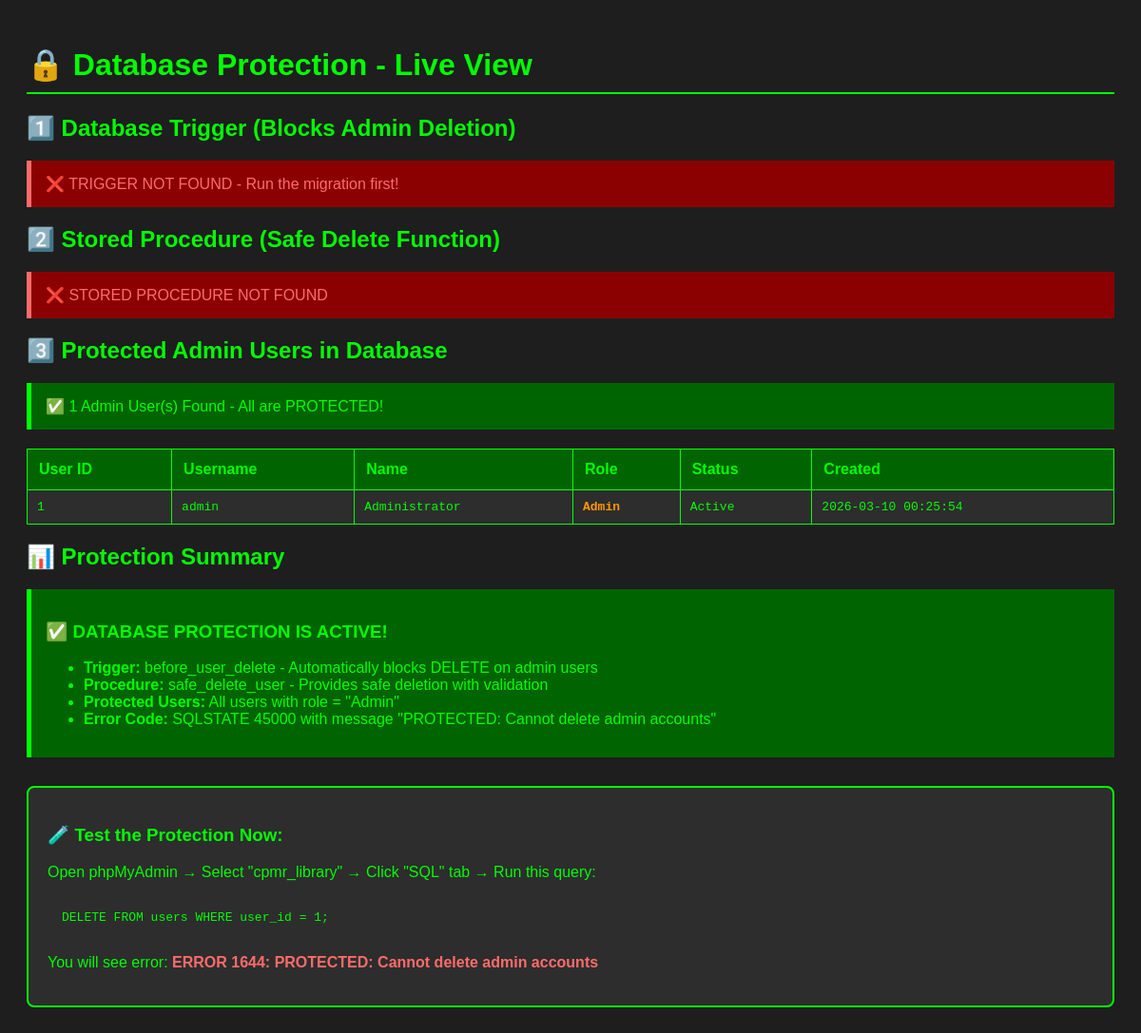
The app's page /scripts/show_protection.php with its own data.
### tables this page shows
CREATE TABLE users (
    user_id INT PRIMARY KEY AUTO_INCREMENT,
    username VARCHAR(50) UNIQUE NOT NULL,
    password_hash VARCHAR(255) NOT NULL,
    name VARCHAR(100) NOT NULL,
    email VARCHAR(100) UNIQUE NOT NULL,
    role ENUM('Admin', 'Librarian', 'Staff', 'Student', 'Other') DEFAULT 'Staff',
    status ENUM('Active', 'Inactive', 'Suspended') DEFAULT 'Active',
    last_login DATETIME,
    phone VARCHAR(20),
    institution VARCHAR(255),
    department VARCHAR(255),
    program VARCHAR(255),
    id_number VARCHAR(50),
    id_type VARCHAR(50),
    security_question VARCHAR(255),
    security_answer VARCHAR(255),
    reset_token VARCHAR(255) DEFAULT NULL,
    reset_token_expiry DATETIME DEFAULT NULL,
    profile_picture VARCHAR(255),
    created_at TIMESTAMP DEFAULT CURRENT_TIMESTAMP,
    updated_at TIMESTAMP DEFAULT CURRENT_TIMESTAMP ON UPDATE CURRENT_TIMESTAMP
);

### scripts/show_protection.php (the view, shortened to what this page needs)
<!DOCTYPE html>
<html lang="en">
<head>
</head>
<body>
    <h1>🔒 Database Protection - Live View</h1>
    <?php
    $host = 'localhost';
    $dbname = 'cpmr_library';
    $username = 'root';
    $password = '';
    try {
        $pdo = new PDO("mysql:host=$host;dbname=$dbname", $username, $password);
        $pdo->setAttribute(PDO::ATTR_ERRMODE, PDO::ERRMODE_EXCEPTION);
        echo '<h2>1️⃣ Database Trigger (Blocks Admin Deletion)</h2>';
        $trigger = $pdo->query("
            SELECT
                TRIGGER_NAME,
                EVENT_MANIPULATION,
                EVENT_OBJECT_TABLE,
                ACTION_TIMING,
                ACTION_STATEMENT
            FROM information_schema.TRIGGERS
            WHERE TRIGGER_SCHEMA = 'cpmr_library'
            AND TRIGGER_NAME = 'before_user_delete'
        ")->fetch(PDO::FETCH_ASSOC);
        if ($trigger) {
            echo '<div class="success">✅ TRIGGER FOUND - Protection is ACTIVE!</div>';
            echo '<table>';
            echo '<tr><th>Property</th><th>Value</th></tr>';
            foreach ($trigger as $key => $value) {
                echo "<tr><td><strong>$key</strong></td><td>" . htmlspecialchars($value) . "</td></tr>";
            }
            echo '</table>';
        } else {
            echo '<div class="error">❌ TRIGGER NOT FOUND - Run the migration first!</div>';
        }
        echo '<h2>2️⃣ Stored Procedure (Safe Delete Function)</h2>';
        $procedure = $pdo->query("
            SELECT
                ROUTINE_NAME,
                ROUTINE_TYPE,
                ROUTINE_DEFINITION
            FROM information_schema.ROUTINES
            WHERE ROUTINE_SCHEMA = 'cpmr_library'
            AND ROUTINE_NAME = 'safe_delete_user'
        ")->fetch(PDO::FETCH_ASSOC);
        if ($procedure) {
            echo '<div class="success">✅ STORED PROCEDURE FOUND - Safe deletion is available!</div>';
            echo '<table>';
            echo '<tr><th>Property</th><th>Value</th></tr>';
            foreach ($procedure as $key => $value) {
                echo "<tr><td><strong>$key</strong></td><td><pre>" . htmlspecialchars($value) . "</pre></td></tr>";
            }
            echo '</table>';
        } else {
            echo '<div class="error">❌ STORED PROCEDURE NOT FOUND</div>';
        }
        echo '<h2>3️⃣ Protected Admin Users in Database</h2>';
        $admins = $pdo->query("
            SELECT
                user_id,
                username,
                name,
                role,
                status,
                created_at
            FROM users
            WHERE role = 'Admin'
            ORDER BY user_id
        ")->fetchAll(PDO::FETCH_ASSOC);
        if (count($admins) > 0) {
            echo '<div class="success">✅ ' . count($admins) . ' Admin User(s) Found - All are PROTECTED!</div>';
            echo '<table>';
            echo '<tr>';
            echo '<th>User ID</th>';
            echo '<th>Username</th>';
            echo '<th>Name</th>';
            echo '<th>Role</th>';
            echo '<th>Status</th>';
            echo '<th>Created</th>';
            echo '</tr>';
            foreach ($admins as $admin) {
                echo '<tr>';
                echo '<td>' . $admin['user_id'] . '</td>';
                echo '<td>' . htmlspecialchars($admin['username']) . '</td>';
                echo '<td>' . htmlspecialchars($admin['name']) . '</td>';
                echo '<td><strong style="color: #ff9800;">' . htmlspecialchars($admin['role']) . '</strong></td>';
                echo '<td>' . htmlspecialchars($admin['status']) . '</td>';
                echo '<td>' . htmlspecialchars($admin['created_at']) . '</td>';
                echo '</tr>';
            }
            echo '</table>';
        } else {
            echo '<div class="error">❌ No admin users found in database</div>';
        }
        echo '<h2>📊 Protection Summary</h2>';
        echo '<div class="success">';
        echo '<h3>✅ DATABASE PROTECTION IS ACTIVE!</h3>';
        echo '<ul>';
        echo '<li><strong>Trigger:</strong> before_user_delete - Automatically blocks DELETE on admin users</li>';
        echo '<li><strong>Procedure:</strong> safe_delete_user - Provides safe deletion with validation</li>';
        echo '<li><strong>Protected Users:</strong> All users with role = "Admin"</li>';
        echo '<li><strong>Error Code:</strong> SQLSTATE 45000 with message "PROTECTED: Cannot delete admin accounts"</li>';
        echo '</ul>';
        echo '</div>';
    } catch (PDOException $e) {
        echo '<div class="error">';
        echo '❌ Error: ' . htmlspecialchars($e->getMessage());
        echo '</div>';
    }
    ?>
    <div style="margin-top: 30px; padding: 20px; background: #2d2d2d; border: 2px solid #00ff00; border-radius: 8px;">
        <h3>🧪 Test the Protection Now:</h3>
        <p>Open phpMyAdmin → Select "cpmr_library" → Click "SQL" tab → Run this query:</p>
        <pre>DELETE FROM users WHERE user_id = 1;</pre>
        <p>You will see error: <strong style="color: #ff6b6b;">ERROR 1644: PROTECTED: Cannot delete admin accounts</strong></p>
    </div>
</body>
</html>

### scripts/show_protection.php (style rules this page uses)
body { font-family: Arial, sans-serif; background: #1e1e1e; color: #00ff00; padding: 20px; }
h1 { color: #00ff00; border-bottom: 2px solid #00ff00; padding-bottom: 10px; }
table { width: 100%; border-collapse: collapse; margin: 20px 0; background: #2d2d2d; }
th { background: #006400; color: #00ff00; padding: 12px; text-align: left; border: 1px solid #00ff00; }
td { padding: 10px; border: 1px solid #00ff00; font-family: 'Courier New', monospace; font-size: 13px; }
.success { background: #006400; color: #00ff00; padding: 15px; border-left: 5px solid #00ff00; margin: 20px 0; }
.error { background: #8b0000; color: #ff6b6b; padding: 15px; border-left: 5px solid #ff6b6b; margin: 20px 0; }
pre { background: #2d2d2d; padding: 15px; border-radius: 4px; overflow-x: auto; white-space: pre-wrap; word-wrap: break-word; }

### records on screen
users: user_id "1", username "admin", name "Administrator", role "Admin", status "Active", created_at "2026-03-10 00:25:54"

### other values on screen
count($admins) "1"
